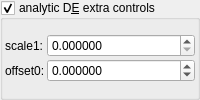
    <widget class="MyGroupBox" name="groupCheck_analyticDE_enabled_false">
     <property name="toolTip">
      <string>&lt;html&gt;&lt;head/&gt;&lt;body&gt;&lt;p&gt;Adjusts the DE every time this slot is iterated.&lt;/p&gt;&lt;p&gt;The aim is to keep these parameters as low as possible.&lt;/p&gt;&lt;p&gt;High values improve the DE, but detail is lost.&lt;/p&gt;&lt;p&gt;Occasionally a negative Offset value is used. &lt;/p&gt;&lt;/body&gt;&lt;/html&gt;</string>
     </property>
     <property name="title">
      <string>analytic D&amp;E extra controls</string>
     </property>
     <property name="checkable">
      <bool>true</bool>
     </property>
     <layout class="QVBoxLayout" name="verticalLayout_13" stretch="0">
      <property name="spacing">
       <number>2</number>
      </property>
      <property name="leftMargin">
       <number>2</number>
      </property>
      <property name="topMargin">
       <number>2</number>
      </property>
      <property name="rightMargin">
       <number>2</number>
      </property>
      <property name="bottomMargin">
       <number>2</number>
      </property>
      <item>
       <layout class="QGridLayout" name="gridLayout_3" columnstretch="0,1">
        <property name="spacing">
         <number>2</number>
        </property>
        <item row="0" column="1">
         <widget class="MyDoubleSpinBox" name="spinbox_analyticDE_scale_1">
          <property name="sizePolicy">
           <sizepolicy hsizetype="Minimum" vsizetype="Maximum">
            <horstretch>0</horstretch>
            <verstretch>0</verstretch>
           </sizepolicy>
          </property>
          <property name="prefix">
           <string/>
          </property>
          <property name="suffix">
           <string/>
          </property>
          <property name="decimals">
           <number>6</number>
          </property>
          <property name="minimum">
           <double>0.000000000000000</double>
          </property>
          <property name="maximum">
           <double>99.989999999999995</double>
          </property>
          <property name="singleStep">
           <double>0.100000000000000</double>
          </property>
         </widget>
        </item>
        <item row="0" column="0">
         <widget class="QLabel" name="label_182">
          <property name="text">
           <string>scale1:</string>
          </property>
         </widget>
        </item>
        <item row="1" column="1">
         <widget class="MyDoubleSpinBox" name="spinbox_analyticDE_offset_0">
          <property name="sizePolicy">
           <sizepolicy hsizetype="Minimum" vsizetype="Maximum">
            <horstretch>0</horstretch>
            <verstretch>0</verstretch>
           </sizepolicy>
          </property>
          <property name="prefix">
           <string/>
          </property>
          <property name="suffix">
           <string/>
          </property>
          <property name="decimals">
           <number>6</number>
          </property>
          <property name="minimum">
           <double>-99.989999999999995</double>
          </property>
          <property name="maximum">
           <double>99.989999999999995</double>
          </property>
          <property name="singleStep">
           <double>0.100000000000000</double>
          </property>
         </widget>
        </item>
        <item row="1" column="0">
         <widget class="QLabel" name="label_178">
          <property name="text">
           <string>offset0:</string>
          </property>
         </widget>
        </item>
       </layout>
      </item>
     </layout>
    </widget>
